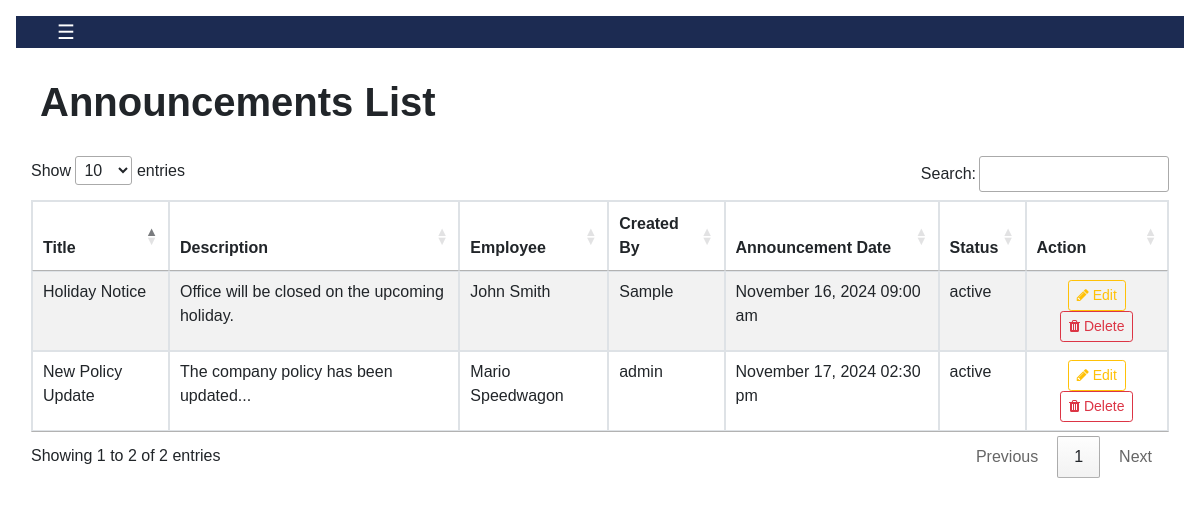
The page /admin/announcements.php (signed in) on the database its author committed.
### tables this page shows
CREATE TABLE `announcements` (
  `id` int(11) NOT NULL,
  `title` varchar(255) NOT NULL,
  `description` text NOT NULL,
  `employee_id` int(20) NOT NULL,   
  `created_by` int(20) NOT NULL,    
  `announcement_date` datetime NOT NULL DEFAULT current_timestamp(),
  `status` enum('active', 'inactive') DEFAULT 'active',   
  FOREIGN KEY (`employee_id`) REFERENCES `employee`(`id`),   
  FOREIGN KEY (`created_by`) REFERENCES `users`(`id`)       
);

CREATE TABLE `users` (
  `id` int(20) NOT NULL,
  `username` varchar(30) NOT NULL,
  `password` varchar(100) NOT NULL,
  `firstname` varchar(100) NOT NULL,
  `lastname` varchar(100) NOT NULL
);

### admin/announcements.php (the view, shortened to what this page needs)
<?php
    require_once 'db_connect.php';
?>
<!DOCTYPE html>
<html lang="en">
<head>
    <?php include('header.php'); ?>
</head>
<body>
    <div id="main" class="container-fluid admin">
		<div style="background-color: #1c2b52;">
        <button class="openbtn" onclick="toggleNav()" style="background-color: #1c2b52;">☰ </button>
		<iframe src="https://free.timeanddate.com/clock/i9n9b8eh/n145/fcfff/tc1c2b52" frameborder="0" width="115" height="18"></iframe>
        </div>
        <div  class="py-4 px-4 fs-1" style="font-size: 40px;font-weight: bold ;">Announcements List</div>
        <div class="well col-lg-12">
            <table id="announcements_table" class="table table-bordered table-striped">
                <thead>
                    <tr>
                        <th>Title</th>
                        <th>Description</th>
                        <th>Employee</th>
                        <th>Created By</th>
                        <th>Announcement Date</th>
                        <th>Status</th>
                        <th>Action</th>
                    </tr>
                </thead>
                <tbody>
                    <?php
                        $announcement_qry = $conn->query(
                            "SELECT a.*, CONCAT(e.firstname, ' ', e.lastname) AS employee_name, u.username AS created_by
                             FROM announcements a
                             INNER JOIN employee e ON a.employee_id = e.id
                             INNER JOIN users u ON a.created_by = u.id"
                        ) or die(mysqli_error());
                        while ($row = $announcement_qry->fetch_array()) {
                    ?>
                        <tr>
                            <td><?php echo htmlentities($row['title']); ?></td>
                            <td><?php echo htmlentities($row['description']); ?></td>
                            <td><?php echo htmlentities($row['employee_name']); ?></td>
                            <td><?php echo htmlentities($row['created_by']); ?></td>
                            <td><?php echo date("F d, Y h:i a", strtotime($row['announcement_date'])); ?></td>
                            <td><?php echo htmlentities($row['status']); ?></td>
                            <td>
                                <center>
                                    <button data-id="<?php echo $row['id']; ?>" data-title="<?php echo htmlentities($row['title']); ?>"
                                            data-description="<?php echo htmlentities($row['description']); ?>"
                                            data-status="<?php echo htmlentities($row['status']); ?>"
                                            class="btn btn-sm btn-outline-warning edit_announcement" type="button">
                                        <i class="fa fa-pencil"></i> Edit
                                    </button>
                                    <button data-id="<?php echo $row['id']; ?>" class="btn btn-sm btn-outline-danger remove_announcement" type="button">
                                        <i class="fa fa-trash"></i> Delete
                                    </button>
                                </center>
                            </td>
                        </tr>
                    <?php } ?>
                </tbody>
            </table>
        </div>
    </div>
</body>
</html>

### assets/css/style.css (style rules this page uses)
body { height:100%; font-family: Helvetica, Sans-Serif; }
.openbtn { font-size: 20px; cursor: pointer; background-color: #1c2b52; color: white; padding: 0px ; border: #1c2b52 1px solid; width: 100px; }
#main { transition: margin-left .5s; padding: 16px; }

### rows shown on the page
announcements: title "New Policy Update", description "The company policy has been updated...", employee_name "Mario Speedwagon", created_by.username "admin", announcement_date "November 17, 2024 02:30 pm", status "active"
announcements: title "Holiday Notice", description "Office will be closed on the upcoming holiday.", employee_name "John Smith", created_by.username "Sample", announcement_date "November 16, 2024 09:00 am", status "active"
